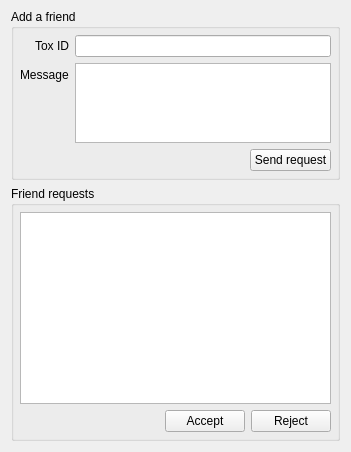
      <widget class="QWidget" name="tabRequests">
       <attribute name="title">
        <string>Requests ()</string>
       </attribute>
       <layout class="QVBoxLayout" name="verticalLayout_5">
        <property name="topMargin">
         <number>9</number>
        </property>
        <item>
         <widget class="QGroupBox" name="groupBox">
          <property name="title">
           <string>Add a friend</string>
          </property>
          <layout class="QVBoxLayout" name="verticalLayout_3">
           <property name="leftMargin">
            <number>6</number>
           </property>
           <property name="topMargin">
            <number>6</number>
           </property>
           <property name="rightMargin">
            <number>6</number>
           </property>
           <property name="bottomMargin">
            <number>6</number>
           </property>
           <item>
            <layout class="QFormLayout" name="formLayout_2">
             <property name="labelAlignment">
              <set>Qt::AlignRight|Qt::AlignTrailing|Qt::AlignVCenter</set>
             </property>
             <item row="0" column="0">
              <widget class="QLabel" name="label_16">
               <property name="text">
                <string>Tox ID</string>
               </property>
              </widget>
             </item>
             <item row="0" column="1">
              <widget class="QLineEdit" name="lineRequestToxId"/>
             </item>
             <item row="1" column="0">
              <widget class="QLabel" name="label_3">
               <property name="text">
                <string>Message</string>
               </property>
              </widget>
             </item>
             <item row="1" column="1">
              <widget class="QTextEdit" name="txtRequestMessage">
               <property name="sizePolicy">
                <sizepolicy hsizetype="Expanding" vsizetype="Fixed">
                 <horstretch>0</horstretch>
                 <verstretch>0</verstretch>
                </sizepolicy>
               </property>
               <property name="minimumSize">
                <size>
                 <width>80</width>
                 <height>0</height>
                </size>
               </property>
               <property name="maximumSize">
                <size>
                 <width>16777215</width>
                 <height>80</height>
                </size>
               </property>
              </widget>
             </item>
            </layout>
           </item>
           <item>
            <layout class="QHBoxLayout" name="horizontalLayout_2">
             <item>
              <spacer name="horizontalSpacer_2">
               <property name="orientation">
                <enum>Qt::Horizontal</enum>
               </property>
               <property name="sizeHint" stdset="0">
                <size>
                 <width>40</width>
                 <height>20</height>
                </size>
               </property>
              </spacer>
             </item>
             <item>
              <widget class="QPushButton" name="btnRequestFriendship">
               <property name="sizePolicy">
                <sizepolicy hsizetype="Minimum" vsizetype="Preferred">
                 <horstretch>0</horstretch>
                 <verstretch>0</verstretch>
                </sizepolicy>
               </property>
               <property name="text">
                <string>Send request</string>
               </property>
              </widget>
             </item>
            </layout>
           </item>
          </layout>
         </widget>
        </item>
        <item>
         <widget class="QGroupBox" name="groupBox_2">
          <property name="title">
           <string>Friend requests</string>
          </property>
          <layout class="QVBoxLayout" name="verticalLayout_4">
           <property name="leftMargin">
            <number>6</number>
           </property>
           <property name="topMargin">
            <number>6</number>
           </property>
           <property name="rightMargin">
            <number>6</number>
           </property>
           <property name="bottomMargin">
            <number>6</number>
           </property>
           <item>
            <widget class="QListWidget" name="listFriendRequests">
             <property name="sizePolicy">
              <sizepolicy hsizetype="Expanding" vsizetype="Expanding">
               <horstretch>0</horstretch>
               <verstretch>0</verstretch>
              </sizepolicy>
             </property>
             <property name="editTriggers">
              <set>QAbstractItemView::NoEditTriggers</set>
             </property>
             <property name="showDropIndicator" stdset="0">
              <bool>false</bool>
             </property>
            </widget>
           </item>
           <item>
            <layout class="QHBoxLayout" name="horizontalLayout_3">
             <item>
              <spacer name="horizontalSpacer_3">
               <property name="orientation">
                <enum>Qt::Horizontal</enum>
               </property>
               <property name="sizeHint" stdset="0">
                <size>
                 <width>40</width>
                 <height>20</height>
                </size>
               </property>
              </spacer>
             </item>
             <item>
              <widget class="QPushButton" name="btnFriendAccept">
               <property name="sizePolicy">
                <sizepolicy hsizetype="Minimum" vsizetype="Preferred">
                 <horstretch>0</horstretch>
                 <verstretch>0</verstretch>
                </sizepolicy>
               </property>
               <property name="minimumSize">
                <size>
                 <width>80</width>
                 <height>0</height>
                </size>
               </property>
               <property name="text">
                <string>Accept</string>
               </property>
              </widget>
             </item>
             <item>
              <widget class="QPushButton" name="btnFriendReject">
               <property name="sizePolicy">
                <sizepolicy hsizetype="Minimum" vsizetype="Preferred">
                 <horstretch>0</horstretch>
                 <verstretch>0</verstretch>
                </sizepolicy>
               </property>
               <property name="minimumSize">
                <size>
                 <width>80</width>
                 <height>0</height>
                </size>
               </property>
               <property name="text">
                <string>Reject</string>
               </property>
              </widget>
             </item>
            </layout>
           </item>
          </layout>
         </widget>
        </item>
       </layout>
      </widget>
